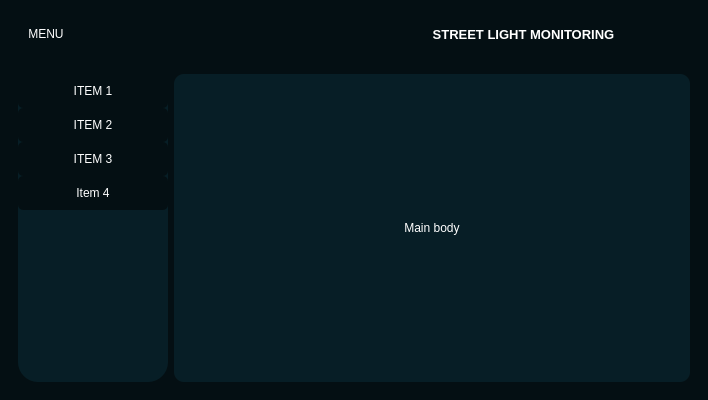
<?xml version="1.0" encoding="UTF-8"?>
<ui version="4.0">
 <class>MainWindow</class>
 <widget class="QMainWindow" name="MainWindow">
  <property name="geometry">
   <rect>
    <x>0</x>
    <y>0</y>
    <width>708</width>
    <height>400</height>
   </rect>
  </property>
  <property name="windowTitle">
   <string>MainWindow</string>
  </property>
  <widget class="QWidget" name="centralwidget">
   <property name="styleSheet">
    <string notr="true">*{
 border:none;
background-color:transparent;
color:#fff
}
#centralwidget{
	background-color:#040f13;
}
#side_menu{
	background-color:#071e26;
	border-radius:20px;
}
QPushButton{
	padding:10px;
	background-color:#040f13;
	border-radius:5px;
}
#mainbody{
	background-color:#071e26;
	border-radius:10px;
}</string>
   </property>
   <layout class="QVBoxLayout" name="verticalLayout">
    <item>
     <widget class="QFrame" name="header">
      <property name="minimumSize">
       <size>
        <width>0</width>
        <height>50</height>
       </size>
      </property>
      <property name="maximumSize">
       <size>
        <width>16777215</width>
        <height>50</height>
       </size>
      </property>
      <property name="frameShape">
       <enum>QFrame::StyledPanel</enum>
      </property>
      <property name="frameShadow">
       <enum>QFrame::Raised</enum>
      </property>
      <layout class="QHBoxLayout" name="horizontalLayout_2">
       <item alignment="Qt::AlignLeft">
        <widget class="QFrame" name="frame_3">
         <property name="minimumSize">
          <size>
           <width>0</width>
           <height>30</height>
          </size>
         </property>
         <property name="maximumSize">
          <size>
           <width>16777215</width>
           <height>30</height>
          </size>
         </property>
         <property name="frameShape">
          <enum>QFrame::StyledPanel</enum>
         </property>
         <property name="frameShadow">
          <enum>QFrame::Raised</enum>
         </property>
         <layout class="QVBoxLayout" name="verticalLayout_5">
          <property name="spacing">
           <number>0</number>
          </property>
          <property name="leftMargin">
           <number>0</number>
          </property>
          <property name="topMargin">
           <number>0</number>
          </property>
          <property name="rightMargin">
           <number>0</number>
          </property>
          <property name="bottomMargin">
           <number>0</number>
          </property>
          <item>
           <widget class="QPushButton" name="MENU">
            <property name="text">
             <string>MENU</string>
            </property>
            <property name="icon">
             <iconset resource="icons.qrc">
              <normaloff>:/icons/icons/menu.svg</normaloff>:/icons/icons/menu.svg</iconset>
            </property>
            <property name="iconSize">
             <size>
              <width>24</width>
              <height>24</height>
             </size>
            </property>
           </widget>
          </item>
         </layout>
        </widget>
       </item>
       <item>
        <widget class="QFrame" name="frame">
         <property name="frameShape">
          <enum>QFrame::StyledPanel</enum>
         </property>
         <property name="frameShadow">
          <enum>QFrame::Raised</enum>
         </property>
         <layout class="QVBoxLayout" name="verticalLayout_4">
          <property name="spacing">
           <number>0</number>
          </property>
          <property name="leftMargin">
           <number>0</number>
          </property>
          <property name="topMargin">
           <number>0</number>
          </property>
          <property name="rightMargin">
           <number>0</number>
          </property>
          <property name="bottomMargin">
           <number>0</number>
          </property>
          <item>
           <widget class="QLabel" name="label">
            <property name="font">
             <font>
              <pointsize>10</pointsize>
              <bold>true</bold>
             </font>
            </property>
            <property name="text">
             <string>STREET LIGHT MONITORING</string>
            </property>
            <property name="alignment">
             <set>Qt::AlignCenter</set>
            </property>
           </widget>
          </item>
         </layout>
        </widget>
       </item>
      </layout>
     </widget>
    </item>
    <item>
     <widget class="QFrame" name="frame_2">
      <property name="sizePolicy">
       <sizepolicy hsizetype="Preferred" vsizetype="Expanding">
        <horstretch>0</horstretch>
        <verstretch>0</verstretch>
       </sizepolicy>
      </property>
      <property name="frameShape">
       <enum>QFrame::StyledPanel</enum>
      </property>
      <property name="frameShadow">
       <enum>QFrame::Raised</enum>
      </property>
      <layout class="QHBoxLayout" name="horizontalLayout">
       <item>
        <widget class="QCustomSlideMenu" name="side_menu" native="true">
         <property name="sizePolicy">
          <sizepolicy hsizetype="Preferred" vsizetype="Preferred">
           <horstretch>0</horstretch>
           <verstretch>0</verstretch>
          </sizepolicy>
         </property>
         <property name="maximumSize">
          <size>
           <width>16777215</width>
           <height>16777215</height>
          </size>
         </property>
         <layout class="QVBoxLayout" name="verticalLayout_2">
          <property name="spacing">
           <number>0</number>
          </property>
          <property name="leftMargin">
           <number>0</number>
          </property>
          <property name="topMargin">
           <number>0</number>
          </property>
          <property name="rightMargin">
           <number>0</number>
          </property>
          <property name="bottomMargin">
           <number>0</number>
          </property>
          <item alignment="Qt::AlignTop">
           <widget class="QFrame" name="frame_4">
            <property name="minimumSize">
             <size>
              <width>150</width>
              <height>0</height>
             </size>
            </property>
            <property name="maximumSize">
             <size>
              <width>150</width>
              <height>16777215</height>
             </size>
            </property>
            <property name="frameShape">
             <enum>QFrame::StyledPanel</enum>
            </property>
            <property name="frameShadow">
             <enum>QFrame::Raised</enum>
            </property>
            <layout class="QVBoxLayout" name="verticalLayout_3">
             <property name="spacing">
              <number>0</number>
             </property>
             <property name="leftMargin">
              <number>0</number>
             </property>
             <property name="topMargin">
              <number>0</number>
             </property>
             <property name="rightMargin">
              <number>0</number>
             </property>
             <property name="bottomMargin">
              <number>0</number>
             </property>
             <item>
              <widget class="QPushButton" name="pushButton_2">
               <property name="text">
                <string>ITEM 1</string>
               </property>
               <property name="icon">
                <iconset resource="icons.qrc">
                 <normaloff>:/icons/icons/activity.svg</normaloff>:/icons/icons/activity.svg</iconset>
               </property>
               <property name="iconSize">
                <size>
                 <width>24</width>
                 <height>21</height>
                </size>
               </property>
              </widget>
             </item>
             <item>
              <widget class="QPushButton" name="pushButton_3">
               <property name="text">
                <string>ITEM 2</string>
               </property>
               <property name="icon">
                <iconset resource="icons.qrc">
                 <normaloff>:/icons/icons/message-square.svg</normaloff>:/icons/icons/message-square.svg</iconset>
               </property>
               <property name="iconSize">
                <size>
                 <width>24</width>
                 <height>24</height>
                </size>
               </property>
              </widget>
             </item>
             <item>
              <widget class="QPushButton" name="pushButton_4">
               <property name="text">
                <string>ITEM 3</string>
               </property>
               <property name="icon">
                <iconset resource="icons.qrc">
                 <normaloff>:/icons/icons/bell (1).svg</normaloff>:/icons/icons/bell (1).svg</iconset>
               </property>
               <property name="iconSize">
                <size>
                 <width>24</width>
                 <height>24</height>
                </size>
               </property>
              </widget>
             </item>
             <item>
              <widget class="QPushButton" name="pushButton_5">
               <property name="text">
                <string>Item 4</string>
               </property>
               <property name="icon">
                <iconset resource="icons.qrc">
                 <normaloff>:/icons/icons/settings.svg</normaloff>:/icons/icons/settings.svg</iconset>
               </property>
               <property name="iconSize">
                <size>
                 <width>24</width>
                 <height>24</height>
                </size>
               </property>
              </widget>
             </item>
            </layout>
           </widget>
          </item>
         </layout>
        </widget>
       </item>
       <item>
        <widget class="QFrame" name="mainbody">
         <property name="enabled">
          <bool>true</bool>
         </property>
         <property name="sizePolicy">
          <sizepolicy hsizetype="Expanding" vsizetype="Preferred">
           <horstretch>0</horstretch>
           <verstretch>0</verstretch>
          </sizepolicy>
         </property>
         <property name="frameShape">
          <enum>QFrame::StyledPanel</enum>
         </property>
         <property name="frameShadow">
          <enum>QFrame::Raised</enum>
         </property>
         <layout class="QHBoxLayout" name="horizontalLayout_3">
          <item>
           <widget class="QLabel" name="label_2">
            <property name="text">
             <string>Main body</string>
            </property>
            <property name="alignment">
             <set>Qt::AlignCenter</set>
            </property>
           </widget>
          </item>
         </layout>
        </widget>
       </item>
      </layout>
     </widget>
    </item>
   </layout>
  </widget>
 </widget>
 <customwidgets>
  <customwidget>
   <class>QCustomSlideMenu</class>
   <extends>QWidget</extends>
   <header location="global">Custom_Widgets.Widgets.h</header>
   <container>1</container>
  </customwidget>
 </customwidgets>
 <resources>
  <include location="icons.qrc"/>
 </resources>
 <connections/>
</ui>
